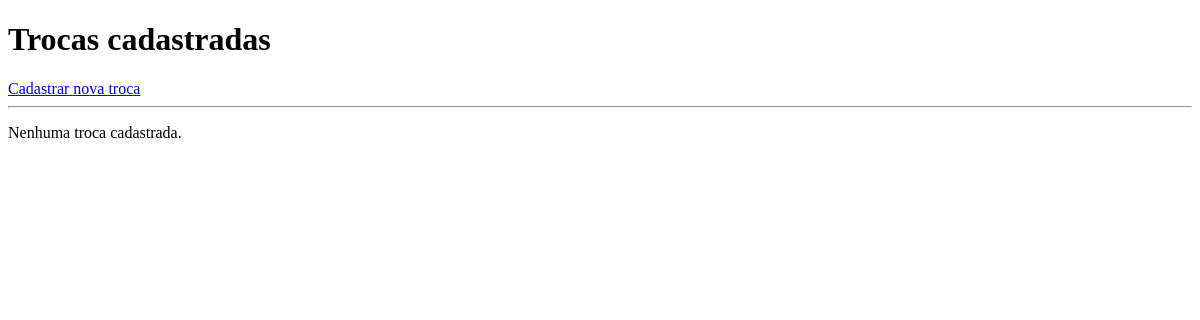
Page /trocas/listar/ on the earlier database version.
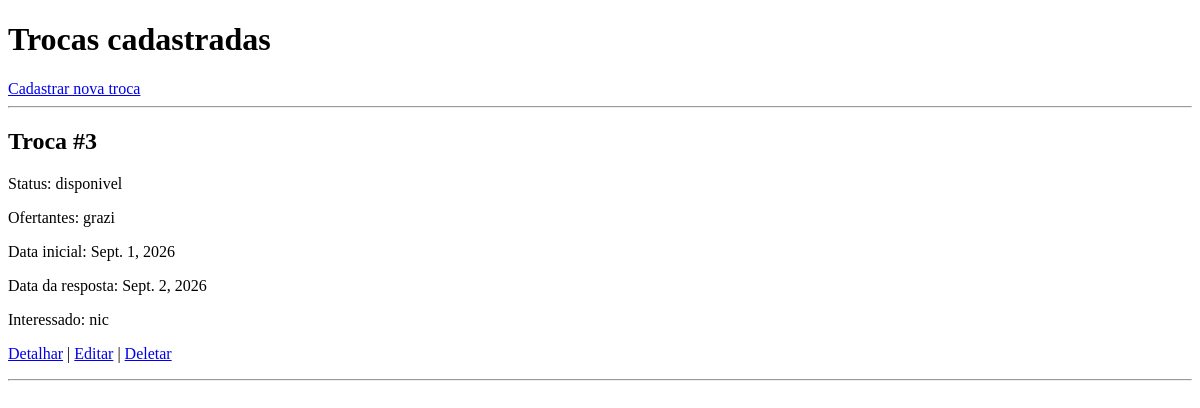
Same page on the later database version.
### trocas/models.py (models this page shows, shortened)
class Troca(models.Model):
    status = models.CharField(max_length=20)
    ofertantes = models.CharField(max_length=100)
    data_inicial = models.DateField()
    data_resposta = models.DateField(null=True, blank=True)
    interessado = models.CharField(max_length=100)
    usuarios = models.ManyToManyField('usuario.Usuario', through='UsuarioTroca.UsuarioTroca', related_name='trocas')
    objetos = models.ManyToManyField('objetos.Objeto', through='ObjetoTroca.ObjetoTroca', related_name='trocas')

### trocas/views.py (the view)
# urls.py: path("listar/", views.listar_trocas, name="listar_trocas"),
def listar_trocas(request):
    trocas = Troca.objects.all()
    return render(request, 'trocas/listar.html', {'trocas': trocas})

### trocas/templates/trocas/listar.html (shortened to what this page needs)
<!DOCTYPE html>
<html lang="pt-br">
<head>
</head>
<body>
    <h1>Trocas cadastradas</h1>
    <a href="{% url 'trocas:criar_troca' %}">Cadastrar nova troca</a>
    <hr>
    {% for troca in trocas %}
        <h2>Troca #{{ troca.id }}</h2>
        <p>Status: {{ troca.status }}</p>
        <p>Ofertantes: {{ troca.ofertantes }}</p>
        <p>Data inicial: {{ troca.data_inicial }}</p>
        <p>Data da resposta: {{ troca.data_resposta }}</p>
        <p>Interessado: {{ troca.interessado }}</p>
      <p>
            <a href="{% url 'trocas:detalhar_troca' troca.id %}">Detalhar</a> |
            <a href="{% url 'trocas:editar_troca' troca.id %}">Editar</a> |
            <a href="{% url 'trocas:deletar_troca' troca.id %}">Deletar</a>
        </p>
        <hr>
    {% empty %}
        <p>Nenhuma troca cadastrada.</p>
    {% endfor %}
</body>
</html>

Differences in the rows shown:
added Troca: id "3", status "disponivel", ofertantes "grazi", data_inicial "Sept. 1, 2026", data_resposta "Sept. 2, 2026", interessado "nic"
Other differences:
text no longer shown: "Nenhuma troca cadastrada."
